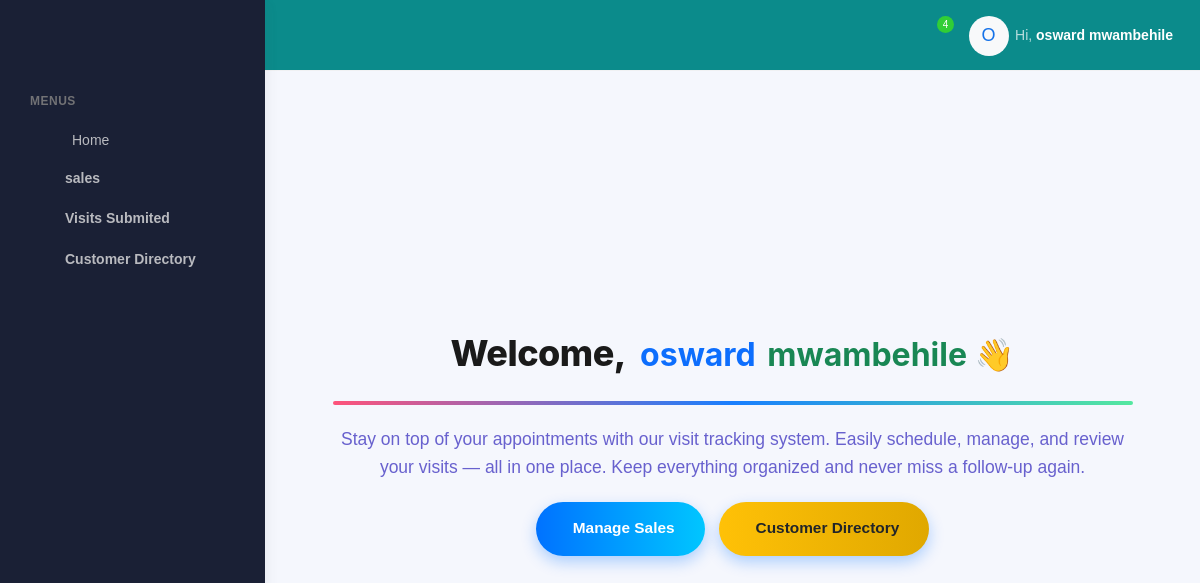
/add-visit/ (signed in), run on the app's committed database.
### accounts/models.py (models this page shows, shortened)
class User(AbstractBaseUser, PermissionsMixin):
    POSITION_CHOICES = [
        ('Head of Sales', 'Head of Sales'),
        ('Facilitator', 'Facilitator'),
        ('Product Brand Manager', 'Product Brand Manager'),
        ('Corporate Manager', 'Corporate Manager'),
        ('Corporate Officer', 'Corporate Officer'),
        ('Zonal Sales Executive', 'Zonal Sales Executive'),
        ('Mobile Sales Officer', 'Mobile Sales Officer'),
        ('Desk Sales Officer', 'Desk Sales Officer'),
        ('Admin', 'Admin'),
    ]
    ZONE_CHOICES = [
        ('Coast Zone', 'Coast Zone'),
        ('Corporate', 'Corporate'),
        ('Central Zone', 'Central Zone'),
        ('Southern Zone', 'Southern Zone'),
        ('Northern Zone', 'Northern Zone'),
        ('Lake Zone', 'Lake Zone'),
    ]
    COMPANY_CHOICES = [
        ('ANDO', 'ANDO'),
        ('KAM', 'KAM'),
        ('MATE', 'MATE'),
    ]
    email = models.EmailField(unique=True)
    first_name = models.CharField(max_length=50, null=True, blank=True)
    last_name = models.CharField(max_length=50, null=True, blank=True)
    company_name = models.CharField(max_length=50, choices=COMPANY_CHOICES, null=True, blank=True)
    position = models.CharField(max_length=100, choices=POSITION_CHOICES, null=True, blank=True)
    zone = models.CharField(max_length=100, choices=ZONE_CHOICES, null=True, blank=True)
    branch = models.ForeignKey(
        Branch,
        null=True,
        blank=True,
        on_delete=models.SET_NULL,
        related_name='users'
    )
    contact = models.CharField(
        max_length=13,
        null=True,
        blank=True,
        validators=[
            RegexValidator(
                regex=r'^(?:\+255|0)[67][0-9]\d{7}$',
                message="Enter a valid Tanzanian phone number (e.g. +255712345678 or 0712345678)"
            )
        ]
    )
    is_active = models.BooleanField(default=True)
    is_staff = models.BooleanField(default=False)
    date_joined = models.DateTimeField(default=timezone.now)
    objects = UserManager()
    USERNAME_FIELD = 'email'
    REQUIRED_FIELDS = []
    def get_full_name(self):
        return f"{self.first_name} {self.last_name}".strip()

### accounts/views.py (the view)
# urls.py: path('add-visit/', views.add_visit, name='add_visit'),
def add_visit(request):
     if request.user.is_authenticated:
        return render(request, 'users/add_vist.html')
     else:
        messages.error(request,'You must login first to access the page')
        return redirect('login')

### templates/users/add_vist.html (shortened to what this page needs)
{% extends "users/base.html" %}
{% load static %}
{% block content %}
  {% include "users/sidebar.html" %}
  <div class="main-panel">
    <div class="main-header">
      {% include "users/nav.html" %}
    </div>
    <div class="container">
      <div class="page-inner">
        <div class="d-flex align-items-left align-items-md-center flex-column flex-md-row pt-2 pb-4">
        </div>
        <div class="d-flex justify-content-center align-items-center" style="min-height: 80vh;">
          <div class="w-100" style="max-width: 800px;">
            <h1 class="text-center mb-4" style="font-family: 'Inter', sans-serif;">
              <span style="font-size: 36px; font-weight: 800; color: #1a1a1a; display: inline-block; letter-spacing: -0.5px;">
                Welcome,
              </span>
              <span style="font-size: 32px; font-weight: 700; color: #0d6efd; margin-left: 6px;">
                {{ request.user.first_name|default:"User" }}
              </span>
              <span style="font-size: 32px; font-weight: 700; color: #198754; margin-left: 4px;">
                {{ request.user.last_name|default:"" }}
              </span>
              <span style="font-size: 32px; font-weight: 700; color: #6c757d;">👋</span>
            </h1>
            <hr style="height: 4px; border: none; background: linear-gradient(90deg, #ff416c, #0072ff, #42e695); opacity: 0.9; margin: 20px 0; border-radius: 3px;">
            <p class="text-secondary fs-5 text-center mb-4" style="line-height: 1.6;">
              Stay on top of your appointments with our visit tracking system.
              Easily schedule, manage, and review your visits — all in one place.
              Keep everything organized and never miss a follow-up again.
            </p>
            <div class="text-center">
              <div class="d-flex flex-column flex-md-row justify-content-center gap-3">
                <a href="{%url 'new_sales'%}" class="gradient-btn">
                  Manage Sales
                </a>
                <a href="{%url 'customer_list'%}" class="gradient-btn bg-warning text-dark">
                   Customer Directory
                </a>
              </div>
            </div>
          </div>
        </div>
      </div>
    </div>
  </div>
{% endblock %}

### templates/users/nav.html (shortened to what this page needs)
{% load static %}
<nav class="navbar navbar-header navbar-expand-lg border-bottom" style="background-color: rgb(11, 139, 139)">
  <div class="container-fluid">
    <ul class="navbar-nav topbar-nav ms-md-auto align-items-center">
      <li class="nav-item topbar-icon dropdown hidden-caret">
        <a class="nav-link dropdown-toggle text-white" href="#" id="notifDropdown" role="button" data-bs-toggle="dropdown" aria-haspopup="true" aria-expanded="false">
          <span class="notification">4</span>
        </a>
      </li>
      <li class="nav-item topbar-user dropdown hidden-caret">
        <a class="dropdown-toggle profile-pic text-white" data-bs-toggle="dropdown" href="#" aria-expanded="false">
          <div class="avatar-sm">
            <div class="avatar-initial rounded-circle bg-light text-primary d-flex align-items-center justify-content-center" style="width: 40px; height: 40px; font-size: 18px;">
              {% if request.user.is_authenticated %}
                {{ request.user.first_name|slice:":1"|default:"U"|upper }}
              {% else %}
                G
              {% endif %}
            </div>
          </div>
          <span class="profile-username">
            <span class="op-7">Hi,</span>
            {% if request.user.is_authenticated %}
              <span class="fw-bold">{{ request.user.first_name }} {{ request.user.last_name }}</span>
            {% else %}
              <span class="fw-bold">Guest</span>
            {% endif %}
          </span>
        </a>
      </li>
    </ul>
  </div>
</nav>

### templates/users/add_vist.html (style rules this page uses)
.gradient-btn { display: inline-block; font-size: 1.1rem; font-weight: 600; padding: 14px 30px; color: #fff !important; background: linear-gradient(90deg, #0072ff, #00c6ff); border: none; border-radius: 50px; box-shadow: 0 6px 15px rgba(0, 114, 255, 0.3); transition: all 0.3s ease; text-decoration: none; white-space: nowrap; }
.gradient-btn.bg-warning { background: linear-gradient(90deg, #ffc107, #e0a800); color: #212529 !important; }

### data on the page
User: user.first_name "O", user.first_name "osward", user.last_name "mwambehile"
